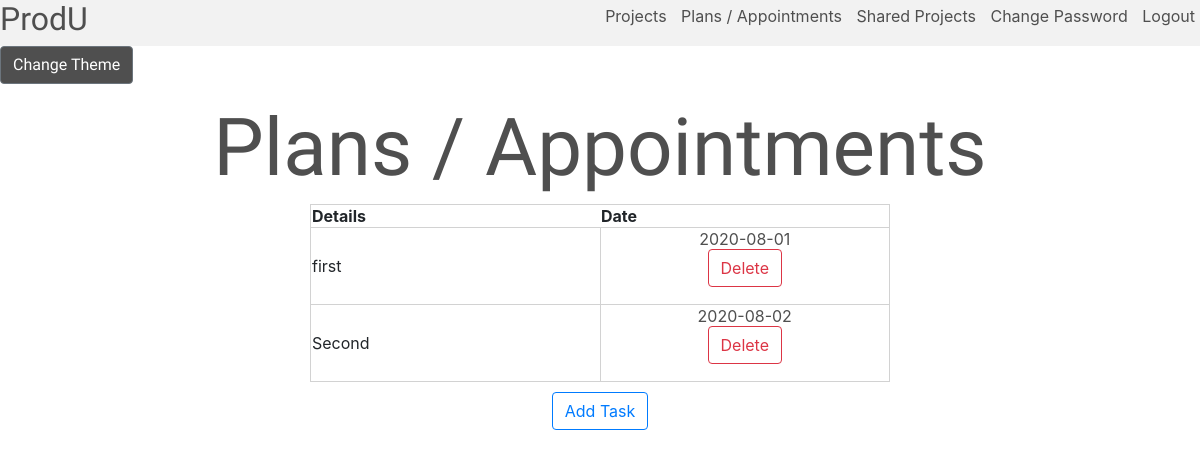
The page /plans (signed in) on the database its author committed.
### tables this page shows
CREATE TABLE plans (
id INTEGER PRIMARY KEY,
user_id INTEGER NOT NULL,
details TEXT NOT NULL,
date DATE NOT NULL,
FOREIGN KEY (user_id) REFERENCES users(id)
);

### app.py (the view, shortened to what this page needs)
@app.route("/plans", methods =  ["GET", "POST"])
@login_required
def plans():
    session["commentopen"] = None
    alert_text = ""
    plans = db.execute("SELECT * FROM plans WHERE user_id = :user_id ORDER BY date ASC", user_id = session["user_id"])
    print(plans)
    if request.method == "GET":
        return render_template("plans.html", plans = plans)

### app.py (called while the page is built)
def login_required(f):
    @wraps(f)
    def decorated_function(*args, **kwargs):
        if session.get("user_id") is None:
            return redirect("/login")
        return f(*args, **kwargs)
    return decorated_function

### templates/plans.html (shortened to what this page needs)
{% extends "layout.html" %}
{% block body %}
    <h1>Plans / Appointments</h1>
    <div id = "disp">
        <table>
            <th>Details</th>
            <th>Date</th>
            {% for row in plans%}
                <tr>
                    <td style = "width: 50%">{{  row["details"]  }}</td>
                    <td class = "datecell">
                        {{  row["date"] }}
                        <form action="/deleteplan", method = "post">
                            <button type="submit" class="btn btn-outline-danger">Delete</button>
                        </form>
                    </td>
                </tr>
            {% endfor %}
        </table>
    </div>
    <button type="button" class="btn btn-outline-primary formelem" id = "addplan" style = "margin-top: 10px;">Add Task</button>
{% endblock %}

### static/style.css (style rules this page uses)
h1 { text-align: center; color: #4f4f4f; font-size: 5em; font-family: 'Do Hyeon', sans-serif; }
.formelem { display: block; margin: auto; }
table { width: 50%; border: 1px solid #d2d2d2; border-collapse: collapse; margin: auto; }
td { border: 1px solid #d2d2d2; }
.datecell { text-align: center; color: #4f4f4f; }

### rows shown on the page
plans: details "first", date "2020-08-01"
plans: details "Second", date "2020-08-02"
